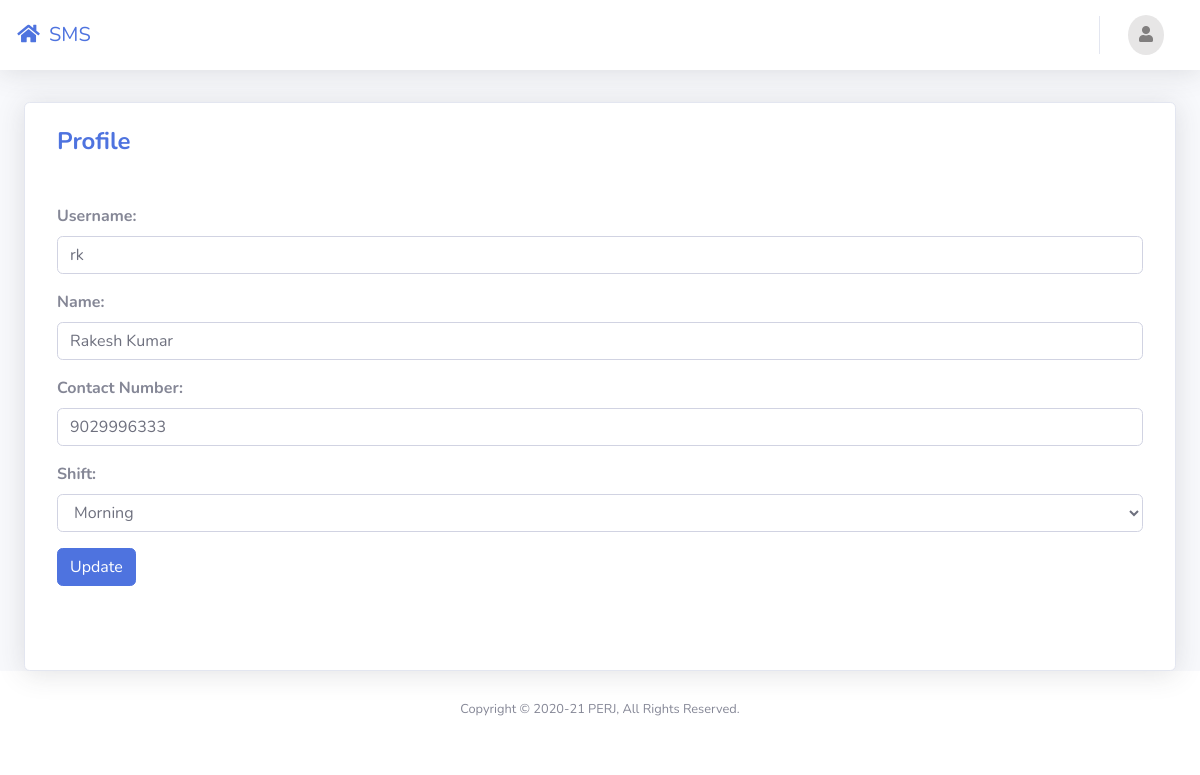
/security/user_profile.php (signed in), run on an earlier commit of the app's database.
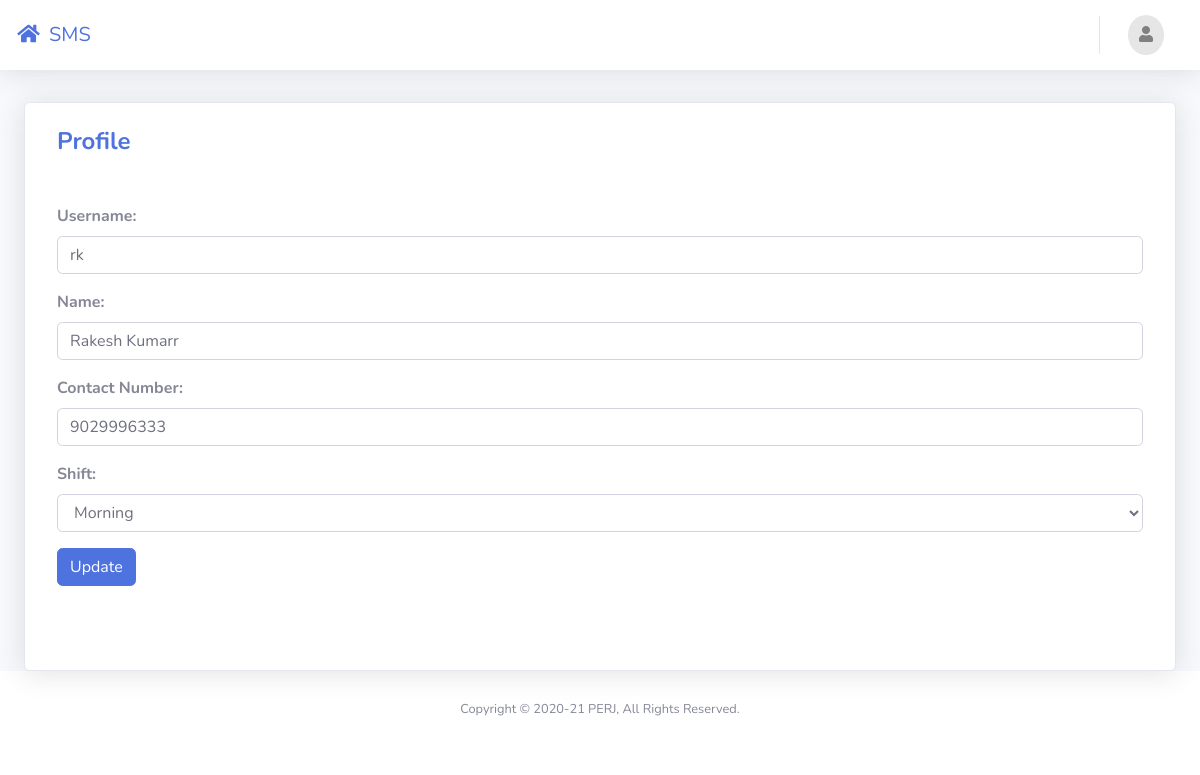
And on a later commit of the database.
### tables this page shows
CREATE TABLE `security` (
  `SecurityID` bigint(20) NOT NULL,
  `Name` varchar(50) NOT NULL,
  `ContactNumber` bigint(10) NOT NULL,
  `Shift` varchar(50) NOT NULL,
  `created_at` timestamp NOT NULL DEFAULT current_timestamp(),
  `updated_at` timestamp NOT NULL DEFAULT current_timestamp()
);

### security/user_profile.php (the view, shortened to what this page needs)
<?php
include 'includes/shared/header.php';
include 'includes/shared/topbar.php';
?>
<?php
$uname = $_SESSION['username'];
$sql1 = "SELECT SecurityID from securitylogin where Username = '$uname' ";
$res1 = mysqli_query($con, $sql1);
$row1 = mysqli_fetch_assoc($res1);
$id = $row1['SecurityID'];
$sql = "SELECT * from security where SecurityID = '$id' ";
$res = mysqli_query($con, $sql);
$row = mysqli_fetch_assoc($res);
$name = $row['Name'];
$contact = $row['ContactNumber'];
$shift = $row['Shift'];
?>
<div class="container-fluid">
    <div class="row">
        <div class="col-md-12 grid-margin stretch-card mt-2">
            <div class="card shadow pt-1 pb-5">
                <div class="card-body">
                    <div class="col-12 mb-3">
                        <h4 class="font-weight-bold text-primary mb-5">Profile</h4>
                        <form action="includes/queries/user_profile.php" method="POST" name="profile_form">
                            <div class="form-group">
                                <label for="uname" class="font-weight-bold">Username:</label>
                                <input type="text" class="form-control" name="uname" value="<?php echo $uname ?>"
                                    id="uname">
                            </div>
                            <div class="form-group">
                                <label for="name" class="font-weight-bold">Name:</label>
                                <input type="text" class="form-control" name="name" value="<?php echo $name ?>"
                                    id="name">
                            </div>
                            <div class="form-group">
                                <label for="contact" class="font-weight-bold">Contact Number:</label>
                                <input type="number" class="form-control" name="contact" id="contact"
                                    value="<?php echo $contact ?>">
                            </div>
                            <div class="form-group">
                                <label for="shift" class="font-weight-bold">Shift:</label>
                                <select class="form-control" name="shift" id="shift">
                                    <option value="Morning" <?php $shift=='Morning' ? print("selected"): ""; ?>>Morning
                                    </option>
                                </select>
                            </div>
                            <input type="submit" class="btn btn-primary" value="Update" name="profile_submit">
                        </form>
                    </div>
                </div>
            </div>
        </div>
    </div>
</div>
<?php
include './includes/shared/footer.php';
include './includes/shared/scripts.php';
?>

### security/includes/shared/header.php (shortened to what this page needs)
<!DOCTYPE html>
<html lang="en">
<head>
    <link href="../vendor/fontawesome-free/css/all.min.css" rel="stylesheet" type="text/css">
    <link href="../vendor/css/sb-admin-2.min.css" rel="stylesheet">
    <link href="../vendor/css/shoutbox.css" rel="stylesheet">
    <link href="../vendor/datatables/dataTables.bootstrap4.min.css" rel="stylesheet">
    <link href="https://cdn.datatables.net/buttons/1.6.2/css/buttons.bootstrap4.min.css" rel="stylesheet">
    <link href="https://cdn.datatables.net/select/1.3.1/css/select.dataTables.min.css" rel="stylesheet">
    <link href="../vendor/css/fonts.css" rel="stylesheet">
    <link href="../vendor/css/loader.css" rel="stylesheet">
</head>
<body id="page-top">
    <div id="wrapper">
        <div id="content-wrapper" class="d-flex flex-column">
            <div id="content">

### security/includes/shared/topbar.php (shortened to what this page needs)
<nav class="navbar navbar-expand navbar-light bg-white topbar mb-4 static-top shadow">
    <div class="sms">
        <a class="sidebar-brand d-flex align-items-center justify-content-center my-3" href="index.php">
            <div class="sidebar-brand-icon ">
                <i class="fas fa-fw fa-home"></i>
            </div>
            <div class="sidebar-brand-text mx-2 my-5">SMS</div>
        </a>
    </div>
    <ul class="navbar-nav ml-auto">
        <li class="nav-item dropdown no-arrow">
            <a class="nav-link dropdown-toggle" href="#" id="userDropdown" role="button" data-toggle="dropdown"
                aria-haspopup="true" aria-expanded="false">
                <div class="mr-2 d-lg-inline profile-icon-parent"> <i class="fas fa-user fa-fw"></i></div>
            </a>
        </li>
    </ul>
</nav>

### security/includes/shared/footer.php (shortened to what this page needs)
</div>
<footer class="sticky-footer bg-white">
    <div class="container my-auto">
        <div class="copyright text-center my-auto">
            <span>Copyright &copy; 2020-21 PERJ, All Rights Reserved.</span>
        </div>
    </div>
</footer>
</div>
</div>

### security/includes/shared/scripts.php (shortened to what this page needs)
</body>
</html>

### security/includes/shared/topbar.php (style rules this page uses)
.sms .sidebar-brand-text, .sidebar-brand-icon { font-size: 20px; }

What changed in the data, as far as the page shows it:
changed security: name "Rakesh Kumar" → "Rakesh Kumarr"
